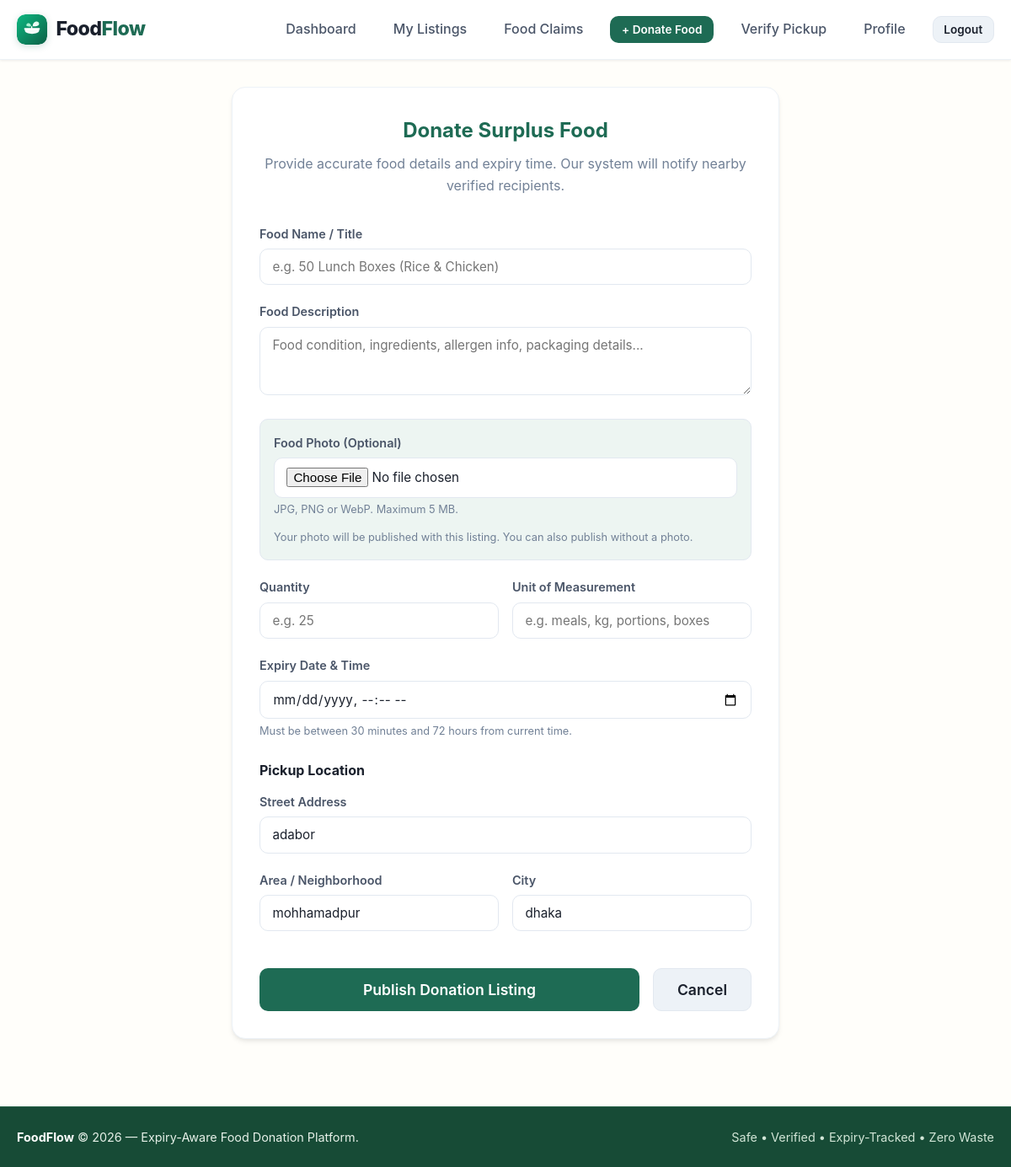
The app's page /donor/listings/create/ (signed in) with its own data.
### locations/models.py (models this page shows, shortened)
class Location(models.Model):
    address = models.CharField(max_length=255, help_text="Street address or building details")
    area = models.CharField(max_length=100, db_index=True, help_text="Neighborhood or area name")
    city = models.CharField(max_length=100, db_index=True, help_text="City name")
    latitude = models.DecimalField(max_digits=9, decimal_places=6, null=True, blank=True)
    longitude = models.DecimalField(max_digits=9, decimal_places=6, null=True, blank=True)
    class Meta:
        verbose_name = "Location"
        verbose_name_plural = "Locations"
        indexes = [
            models.Index(fields=['area'], name='loc_area_idx'),
            models.Index(fields=['city'], name='loc_city_idx'),
        ]
        constraints = [
            models.UniqueConstraint(
                fields=['address', 'area', 'city'],
                name='unique_location_address'
            )
        ]

### listings/views.py (the view)
# urls.py: path('donor/listings/create/', views.donor_listing_create_view, name='donor_listing_create'),
@login_required
def donor_listing_create_view(request):
    if not request.user.is_donor or not hasattr(request.user, 'donor_profile'):
        messages.error(request, "Access restricted to food donors.")
        return redirect('accounts:recipient_dashboard' if request.user.is_recipient else 'home')
    donor = request.user.donor_profile
    if request.method == 'POST':
        form = FoodListingForm(request.POST, request.FILES)
        if form.is_valid():
            try:
                with transaction.atomic():
                    location = Location.get_or_create_location(
                        address=form.cleaned_data['address'],
                        area=form.cleaned_data['area'],
                        city=form.cleaned_data['city']
                    )
                    listing = form.save(commit=False)
                    listing.donor = donor
                    listing.location = location
                    listing.status = FoodListing.STATUS_AVAILABLE
                    listing.save()
                    photo = form.cleaned_data.get('photo')
                    if photo:
                        FoodPhoto.objects.create(
                            listing=listing,
                            image=photo
                        )
                    NotificationService.notify_new_listing(listing)
                    messages.success(request, f"Food listing '{listing.food_name}' published successfully!")
                    return redirect('listings:donor_listing_detail', pk=listing.pk)
            except Exception as e:
                messages.error(request, f"Error saving food listing: {e}")
        else:
            messages.error(request, "Please correct the errors in the form below.")
    else:
        initial_data = {}
        if donor.location:
            initial_data = {
                'address': donor.location.address,
                'area': donor.location.area,
                'city': donor.location.city,
            }
        form = FoodListingForm(initial=initial_data)
    return render(request, 'listings/listing_form.html', {'form': form, 'is_edit': False})

### accounts/models.py (called while the page is built)
    @property
    def is_donor(self):
        return self.role == self.ROLE_DONOR

    @property
    def is_recipient(self):
        return self.role == self.ROLE_RECIPIENT

### notifications/views.py (called while the page is built)
def unread_notification_context(request):
    if request.user.is_authenticated and request.user.is_recipient and hasattr(request.user, 'recipient_profile'):
        count = Notification.objects.filter(recipient=request.user.recipient_profile, is_read=False).count()
        return {'unread_notifications_count': count}
    return {'unread_notifications_count': 0}

### templates/listings/listing_form.html (shortened to what this page needs)
{% extends 'base.html' %}
{% block content %}
<div class="form-card" style="max-width: 650px;">
    <h2 style="color: var(--green-700); margin-bottom: 0.5rem; text-align: center;">
        {% if is_edit %}Edit Donation Listing{% else %}Donate Surplus Food{% endif %}
    </h2>
    <p style="color: var(--grey-500); text-align: center; margin-bottom: 2rem;">
        Provide accurate food details and expiry time. Our system will notify nearby verified recipients.
    </p>
    <form method="post" enctype="multipart/form-data" novalidate>
        <div class="form-group">
            <label class="form-label">Food Name / Title</label>
            {{ form.food_name }}
        </div>
        <div class="form-group">
            <label class="form-label">Food Description</label>
            {{ form.description }}
        </div>
                {% if not is_edit %}
        <div class="form-group"
             style="padding: 1rem; background: var(--green-50);
                    border: 1px solid var(--grey-300);
                    border-radius: var(--radius-md);">
            <label class="form-label" for="id_food_photo">
                Food Photo (Optional)
            </label>
            {{ form.photo }}
            <p class="form-help">
                {{ form.photo.help_text }}
            </p>
            <p class="form-help" style="margin-top: 0.75rem;">
                Your photo will be published with this listing.
                You can also publish without a photo.
            </p>
        </div>
        {% endif %}
        <div class="form-row">
            <div class="form-group">
                <label class="form-label">Quantity</label>
                {{ form.quantity }}
            </div>
            <div class="form-group">
                <label class="form-label">Unit of Measurement</label>
                {{ form.unit }}
            </div>
        </div>
        <div class="form-group">
            <label class="form-label">Expiry Date & Time</label>
            {{ form.expires_at }}
            <p class="form-help">Must be between 30 minutes and 72 hours from current time.</p>
        </div>
        <h4 style="color: var(--ink); margin: 1.5rem 0 0.75rem;">Pickup Location</h4>
        <div class="form-group">
            <label class="form-label">Street Address</label>
            {{ form.address }}
        </div>
        <div class="form-row">
            <div class="form-group">
                <label class="form-label">Area / Neighborhood</label>
                {{ form.area }}
            </div>
            <div class="form-group">
                <label class="form-label">City</label>
                {{ form.city }}
            </div>
        </div>
        <div style="display: flex; gap: 1rem; margin-top: 1.5rem;">
            <button type="submit" class="btn btn-primary btn-lg" style="flex: 1;">
                {% if is_edit %}Save Changes{% else %}Publish Donation Listing{% endif %}
            </button>
            {% if is_edit and listing %}
                <a href="{% url 'listings:donor_listing_detail' pk=listing.pk %}" class="btn btn-secondary btn-lg">Cancel</a>
            {% else %}
                <a href="{% url 'listings:donor_listings' %}" class="btn btn-secondary btn-lg">Cancel</a>
            {% endif %}
        </div>
    </form>
</div>
{% endblock %}

### static/css/styles.css (style rules this page uses)
:root { --green-700: #1E6B54; --green-600: #258568; --green-50: #EDF5F2; --amber-600: #B7791F; --amber-50: #FEFCF5; --red-600: #C53030; --red-50: #FFF5F5; --grey-500: #718096; --grey-100: #F7FAFC; --grey-200: #EDF2F7; --grey-300: #E2E8F0; --grey-700: #4A5568; --ink: #1A202C; --white: #FFFFFF; --container-max: 1200px; --radius-sm: 6px; --radius-md: 10px; --radius-lg: 16px; --shadow-sm: 0 1px 3px rgba(0,0,0,0.08); --shadow-md: 0 4px 6px -1px rgba(0,0,0,0.08), 0 2px 4px -1px rgba(0,0,0,0.04); --shadow-lg: 0 10px 15px -3px rgba(0,0,0,0.08), 0 4px 6px -2px rgba(0,0,0,0.04); --font-main: -apple-system, BlinkMacSystemFont, "Segoe UI", Roboto, Oxygen, Ubuntu, Cantarell, "Open Sans", "Helvetica Neue", sans-serif; }
*, *::before, *::after { box-sizing: border-box; margin: 0; padding: 0; }
body { font-family: var(--font-main); color: var(--ink); background-color: var(--grey-100); line-height: 1.6; min-height: 100vh; display: flex; flex-direction: column; }
a { color: var(--green-700); text-decoration: none; transition: color 0.2s ease; }
.btn { display: inline-flex; align-items: center; justify-content: center; gap: 0.5rem; padding: 0.65rem 1.25rem; font-size: 0.95rem; font-weight: 600; border-radius: var(--radius-md); border: 1px solid transparent; cursor: pointer; text-decoration: none; transition: all 0.2s ease; font-family: inherit; line-height: 1.2; }
.btn-primary { background-color: var(--green-700); color: var(--white); }
.btn-secondary { background-color: var(--grey-200); color: var(--ink); border-color: var(--grey-300); }
.btn-lg { padding: 0.85rem 1.75rem; font-size: 1.1rem; }
.form-card { background: var(--white); border-radius: var(--radius-lg); border: 1px solid var(--grey-200); box-shadow: var(--shadow-md); padding: 2rem; max-width: 650px; margin: 0 auto; }
.form-group { margin-bottom: 1.25rem; }
.form-label { display: block; font-weight: 600; font-size: 0.9rem; color: var(--grey-700); margin-bottom: 0.4rem; }
.form-input, .form-select, .form-textarea { width: 100%; padding: 0.7rem 0.9rem; font-size: 0.95rem; font-family: inherit; border: 1px solid var(--grey-300); border-radius: var(--radius-md); background-color: var(--white); color: var(--ink); transition: border-color 0.2s, box-shadow 0.2s; }
.form-help { font-size: 0.8rem; color: var(--grey-500); margin-top: 0.3rem; }
.form-row { display: grid; grid-template-columns: 1fr 1fr; gap: 1rem; }

### records on screen
Location: address "adabor", area "mohhamadpur", city "dhaka"
